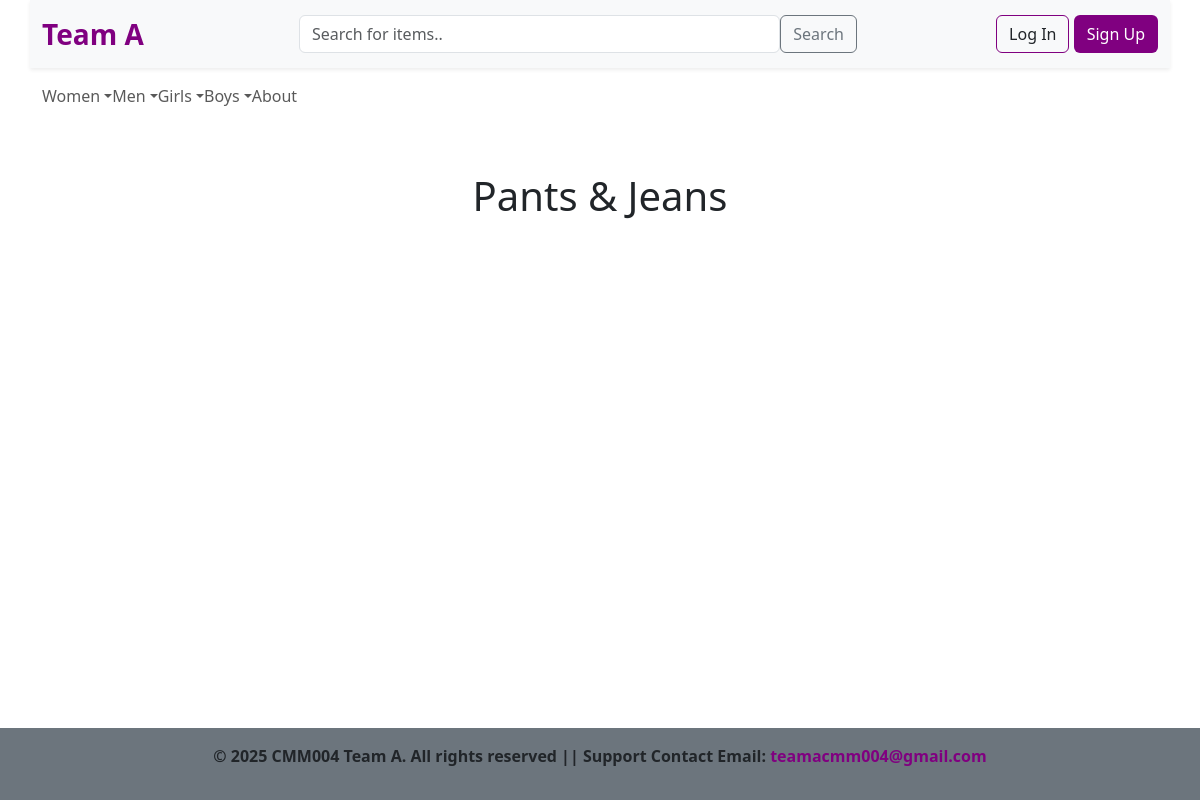
The page /category.php?id=4 on the database as committed earlier.
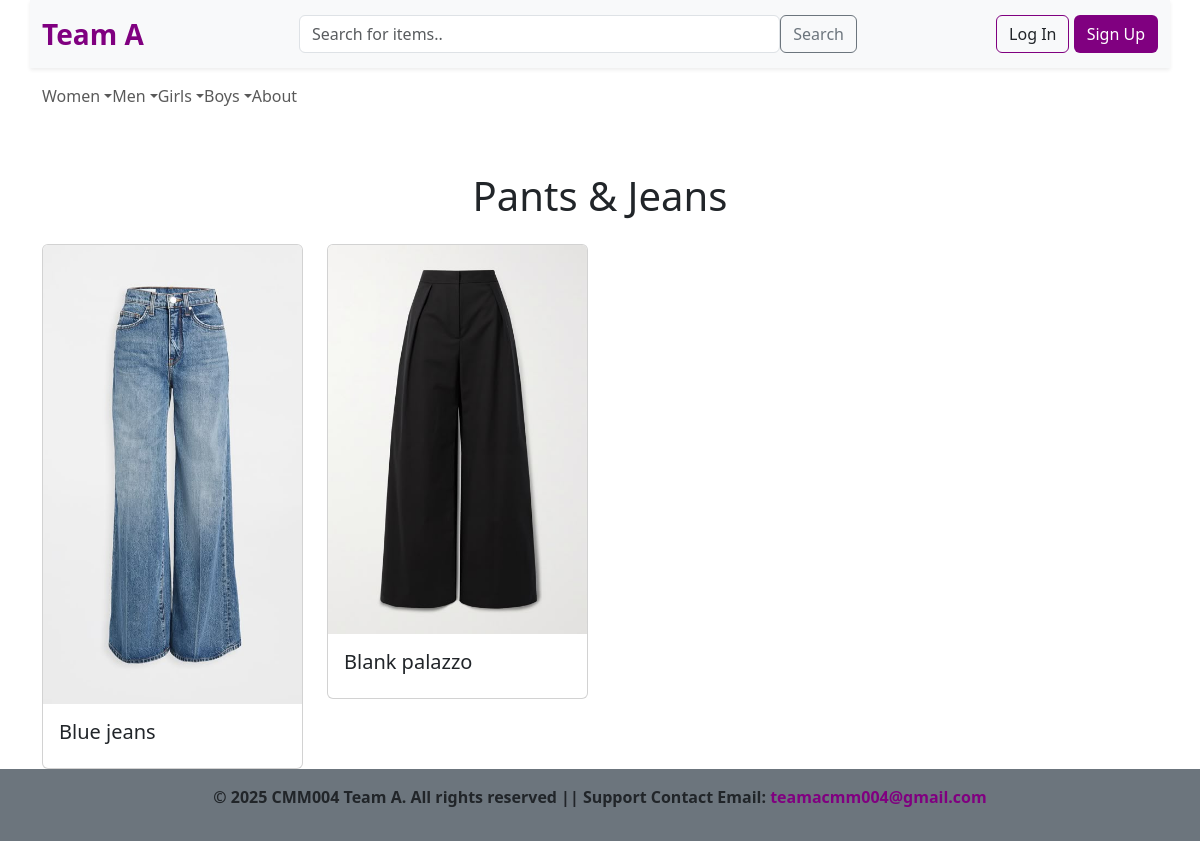
The same page on the database as committed later.
### tables this page shows
CREATE TABLE `categories` (
  `category_id` int(11) NOT NULL,
  `category_name` varchar(20) NOT NULL,
  `parent_category_id` int(11) DEFAULT NULL
);

CREATE TABLE `items` (
  `item_id` int(11) NOT NULL,
  `user_id` int(11) NOT NULL,
  `category_id` int(11) NOT NULL,
  `status_id` int(11) NOT NULL,
  `size_id` int(11) DEFAULT NULL,
  `condition_id` int(11) NOT NULL,
  `title` varchar(75) NOT NULL,
  `description` text DEFAULT NULL,
  `date_added` datetime DEFAULT current_timestamp(),
  `date_altered` datetime DEFAULT curdate() ON UPDATE current_timestamp()
);

### category.php (the view, shortened to what this page needs)
<?php
require_once "connect.php";
$category_id = isset($_GET['id']) ? (int) $_GET['id'] : 0;
$sql = "SELECT * FROM Categories WHERE category_id=?";
$stmt = $conn->prepare($sql);
$stmt->execute([$category_id]);
$selected_category = $stmt->fetch(PDO::FETCH_ASSOC);
$sql = "SELECT Items.*, ItemImages.image_path FROM Items LEFT JOIN ItemImages ON Items.item_id = ItemImages.item_id
        WHERE Items.category_id = ? AND Items.status_id = 1 GROUP BY Items.item_id
        ORDER BY Items.date_added DESC";
$stmt = $conn->prepare($sql);
$stmt->execute([$category_id]);
$items = $stmt->fetchAll(PDO::FETCH_ASSOC);
?>
<!DOCTYPE html>
<html lang="en">
<head>
    <link rel="stylesheet" href="assets/css/bootstrap.css">
    <link rel="stylesheet" href="assets/css/style.css">
</head>
<body>
    <?php include 'header.php'; ?>
    <main class="container ">
        <h1 class="text-center mb-4"><?php echo $selected_category['category_name']; ?></h1>
        <div class="row g-4">
            <?php
            foreach ($items as $item) {
                echo '
            <div class="col-md-6 col-lg-3">
                <div class="card">
                    <a href="item.php?id=' . $item['item_id'] . '" class="text-decoration-none text-dark">
                        <img src="' . $item['image_path'] . '" class="card-img-top" alt="' . $item['title'] . '">
                        <div class="card-body">
                            <h5 class="card-title">' . $item['title'] . '</h5>
                        </div>
                    </a>
                </div>
            </div>';
            }
            ?>
        </div>
    </main>
<footer class="bg-secondary text-center fw-bold py-3">
  <p>&copy; 2025 CMM004 Team A. All rights reserved ||  Support Contact Email:
  <a href="mailto:teamacmm004@gmail.com" class="text-decoration-none text-purple">teamacmm004@gmail.com</a> </p>
</footer>
</body>
</html>

### header.php (shortened to what this page needs)
<?php
require_once "connect.php";
?>
<header class="mb-5 sticky-top">
        <nav class="container d-flex flex-nowrap navbar bg-light shadow-sm ">
            <div class="container">
                <a href="index.php" class="navbar-brand fw-bold text-purple fs-3">Team A</a>
                <form class="d-flex mx-auto w-50" id="searchForm" role="search">
                    <input id="searchInput" class="form-control" type="search" name="searchTerm" placeholder="Search for items..">
                    <button class="btn btn-outline-secondary" type="submit">Search</button>
                </form>
                <div>
                    <?php if (isset($_SESSION['user_id'])): ?>
                        <?php if (isset($_SESSION['role']) && $_SESSION['role'] === 'user'): ?>
                            <a href="cart.php" class="btn btn-outline-purple text-nowrap">Cart <span id="cart-counter">0</span></a>
                            <a href="profile.php" class="btn btn-purple text-nowrap">Profile</a>
                        <?php endif; ?>
                        <?php if (isset($_SESSION['role']) && $_SESSION['role'] === 'admin'): ?>
                            <a href="View_Reservations.html" class="btn btn-purple text-nowrap">Search reservations</a>
                            <a href="profile_admin.php" class="btn btn-purple text-nowrap">Profile</a>
                        <?php endif; ?>
                    <a href="logout.php" class="btn btn-outline-secondary text-nowrap">Log Out</a>
                    <?php else: ?>
                    <button class="btn btn-outline-purple text-nowrap" onclick="window.location.href='login_form.html'">Log
                        In</button>
                    <button class="btn btn-purple text-nowrap" onclick="window.location.href='signup.html'">Sign Up</button>
                    <?php endif; ?>
                </div>
            </div>
        </nav>
        <nav class="navbar">
            <div class="container">
                <ul class="navbar-nav me-auto mb-lg-0 d-flex flex-row">
                    <?php
                    $sql = "SELECT * FROM Categories WHERE parent_category_id IS NULL";
                    $stmt = $conn->query($sql);
                    $grandparent_categories = $stmt->fetchAll(PDO::FETCH_ASSOC);
                    foreach ($grandparent_categories as $grandparent) {
                        echo '
                        <li class="nav-item dropdown">
                            <a class="nav-link dropdown-toggle" href="#" id="navbarDropdown' . $grandparent['category_id'] . '" role="button"
                            data-bs-toggle="dropdown" aria-expanded="false">' . $grandparent['category_name'] . '</a>
                            <ul class="dropdown-menu" aria-labelledby="navbarDropdown' . $grandparent['category_id'] . '">';
                        $sql = "SELECT*FROM Categories WHERE parent_category_id=?";
                        $stmt = $conn->prepare($sql);
                        $stmt->execute([$grandparent["category_id"]]);
                        $parent_categories = $stmt->fetchAll(PDO::FETCH_ASSOC);
                        foreach ($parent_categories as $parent) {
                            $sql = "SELECT*FROM Categories WHERE parent_category_id=?";
                            $stmt = $conn->prepare($sql);
                            $stmt->execute([$parent["category_id"]]);
                            $child_categories = $stmt->fetchAll(PDO::FETCH_ASSOC);
                        }
                        echo '
                            </ul>
                        </li>';
                    }
                    ?>
                    <li class="nav-item me-3">
                        <a class="nav-link" href="about.html">About</a>
                    </li>
                </ul>
            </div>
        </nav>
    </header>

### assets/css/style.css (style rules this page uses)
.text-purple { color: purple; }
.btn-outline-purple { border-color: purple; }
.btn-purple { color: white; background-color: purple; }
body { display: flex; flex-direction: column; min-height: 100vh; }
main { flex: 1; }
footer { margin-top: auto; }

Rows that differ between the two databases and show on the page:
added items: shows a picture, title "Blue jeans"
added items: shows a picture, title "Blank palazzo"
